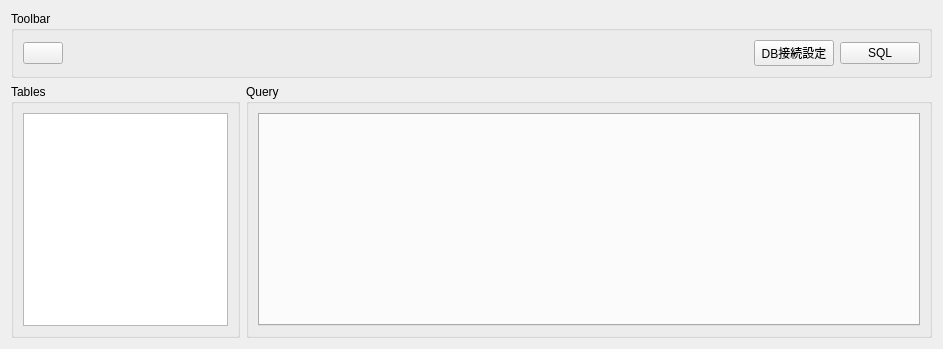
<?xml version="1.0" encoding="UTF-8"?>
<ui version="4.0">
 <class>dbMain</class>
 <widget class="QWidget" name="dbMain">
  <property name="geometry">
   <rect>
    <x>0</x>
    <y>0</y>
    <width>943</width>
    <height>349</height>
   </rect>
  </property>
  <property name="windowTitle">
   <string>Form</string>
  </property>
  <layout class="QVBoxLayout" name="verticalLayout_main">
   <item>
    <widget class="QGroupBox" name="toolbarGroupBox">
     <property name="title">
      <string>Toolbar</string>
     </property>
     <layout class="QHBoxLayout" name="toolbarLayout">
      <item>
       <widget class="QPushButton" name="refreshTableButton">
        <property name="toolTip">
         <string>テーブル更新</string>
        </property>
        <property name="text">
         <string/>
        </property>
        <property name="icon">
         <iconset theme="refresh"/>
        </property>
       </widget>
      </item>
      <item>
       <spacer name="horizontalSpacer">
        <property name="orientation">
         <enum>Qt::Horizontal</enum>
        </property>
        <property name="sizeHint" stdset="0">
         <size>
          <width>40</width>
          <height>20</height>
         </size>
        </property>
       </spacer>
      </item>
      <item>
       <widget class="QPushButton" name="connectionSettingsButton">
        <property name="text">
         <string>DB接続設定</string>
        </property>
       </widget>
      </item>
      <item>
       <widget class="QPushButton" name="addQueryTabButton">
        <property name="text">
         <string>SQL</string>
        </property>
       </widget>
      </item>
     </layout>
    </widget>
   </item>
   <item>
    <layout class="QHBoxLayout" name="contentLayout" stretch="1,3">
     <item>
      <widget class="QGroupBox" name="tablesGroupBox">
       <property name="title">
        <string>Tables</string>
       </property>
       <layout class="QVBoxLayout" name="tablesLayout">
        <item>
         <widget class="QListWidget" name="tableListWidget"/>
        </item>
       </layout>
      </widget>
     </item>
     <item>
      <widget class="QGroupBox" name="queryGroupBox">
       <property name="title">
        <string>Query</string>
       </property>
       <layout class="QVBoxLayout" name="queryLayout">
        <item>
         <widget class="QTabWidget" name="queryTabWidget">
          <property name="currentIndex">
           <number>-1</number>
          </property>
          <property name="tabsClosable">
           <bool>true</bool>
          </property>
         </widget>
        </item>
       </layout>
      </widget>
     </item>
    </layout>
   </item>
  </layout>
 </widget>
 <resources/>
 <connections/>
</ui>
